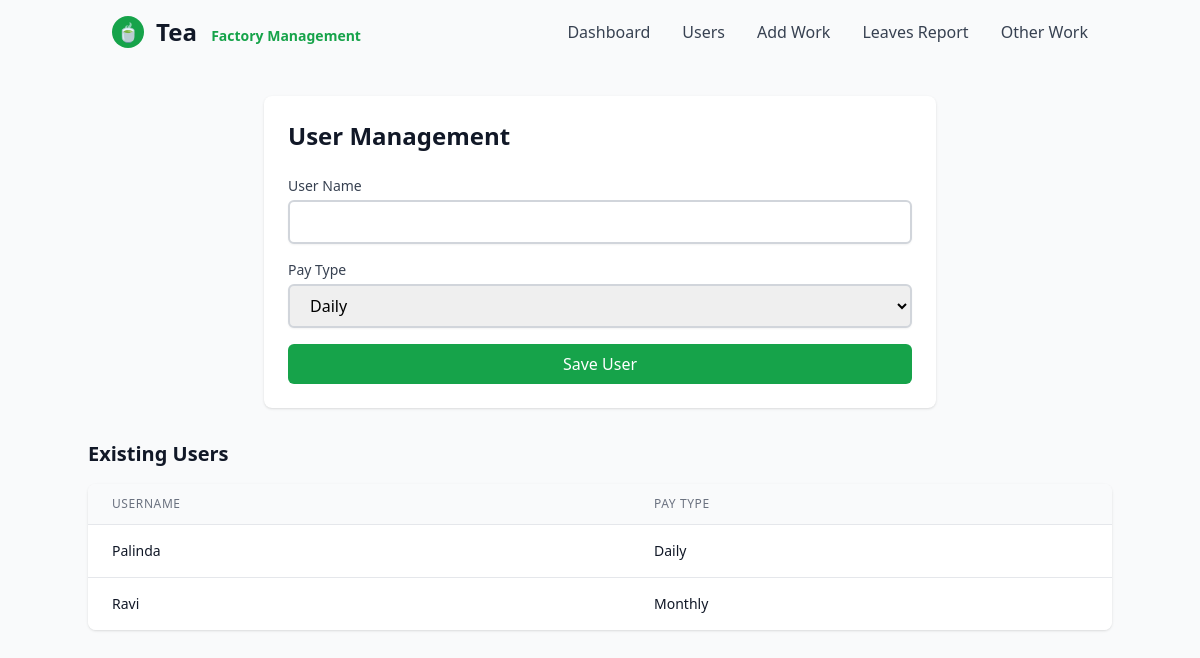
Screenshot of /users with the database file from the repository.
### main.py (models this page shows)
class User(Base):
    __tablename__ = "users"
    id = Column(Integer, primary_key=True, index=True)
    username = Column(String, unique=True)
    paytype = Column(String)

### main.py (the view)
@app.get("/users")
async def users_page(request: Request, db: Session = Depends(get_db)):
    users = db.query(User).all()
    return templates.TemplateResponse("users.html", {"request": request, "users": users})

### templates/users.html (shortened to what this page needs)
<!DOCTYPE html>
<html lang="en" class="dark">
<head>
    {% include "components/head.html" %}
</head>
<body class="min-h-full bg-gray-50 dark:bg-gray-900">
    <div class="container mx-auto">
        {% include "header.html" %}
        <div class="max-w-2xl mx-auto mt-8 p-6 bg-white dark:bg-gray-800 rounded-lg shadow">
            <h2 class="text-2xl font-bold mb-6 text-gray-900 dark:text-white">User Management</h2>
            <form class="space-y-4" method="POST" action="/users">
                <div>
                    <label class="block text-sm font-medium text-gray-700 dark:text-gray-300">
                        User Name
                    </label>
                    <input type="text"
                           class="mt-1 block w-full rounded-md border-gray-300 shadow-sm focus:border-green-500 focus:ring-green-500 dark:bg-gray-700 dark:border-gray-600 dark:text-white px-4 py-2 border-2"
                           name="username">
                </div>
                <div>
                    <label class="block text-sm font-medium text-gray-700 dark:text-gray-300">
                        Pay Type
                    </label>
                    <select class="mt-1 block w-full rounded-md border-gray-300 shadow-sm focus:border-green-500 focus:ring-green-500 dark:bg-gray-700 dark:border-gray-600 dark:text-white px-4 py-2 border-2"
                            name="paytype">
                        <option>Daily</option>
                    </select>
                </div>
                <button type="submit"
                        class="w-full bg-green-600 text-white py-2 px-4 rounded-md hover:bg-green-700 transition-colors">
                    Save User
                </button>
            </form>
        </div>
        <div class="mt-8">
            <h3 class="text-xl font-semibold mb-4 text-gray-900 dark:text-white">Existing Users</h3>
            <div class="bg-white dark:bg-gray-700 rounded-lg shadow overflow-hidden">
                <table class="min-w-full divide-y divide-gray-200 dark:divide-gray-600">
                    <thead class="bg-gray-50 dark:bg-gray-600">
                        <tr>
                            <th class="px-6 py-3 text-left text-xs font-medium text-gray-500 dark:text-gray-300 uppercase tracking-wider">Username</th>
                            <th class="px-6 py-3 text-left text-xs font-medium text-gray-500 dark:text-gray-300 uppercase tracking-wider">Pay Type</th>
                        </tr>
                    </thead>
                    <tbody class="bg-white dark:bg-gray-700 divide-y divide-gray-200 dark:divide-gray-600">
                        {% for user in users %}
                        <tr>
                            <td class="px-6 py-4 whitespace-nowrap text-sm text-gray-900 dark:text-gray-100">{{ user.username }}</td>
                            <td class="px-6 py-4 whitespace-nowrap text-sm text-gray-900 dark:text-gray-100">{{ user.paytype }}</td>
                        </tr>
                        {% endfor %}
                    </tbody>
                </table>
            </div>
        </div>
    </div>
</body>
</html>

### rows the page displays
User: username "Palinda", paytype "Daily"
User: username "Ravi", paytype "Monthly"
